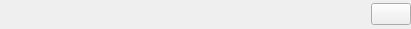
<?xml version="1.0" encoding="UTF-8"?>
<ui version="4.0">
 <class>ObjectInputEdit</class>
 <widget class="QWidget" name="ObjectInputEdit">
  <property name="geometry">
   <rect>
    <x>0</x>
    <y>0</y>
    <width>411</width>
    <height>29</height>
   </rect>
  </property>
  <property name="windowTitle">
   <string>Form</string>
  </property>
  <layout class="QHBoxLayout" name="horizontalLayout" stretch="1,0">
   <property name="leftMargin">
    <number>0</number>
   </property>
   <property name="topMargin">
    <number>0</number>
   </property>
   <property name="rightMargin">
    <number>0</number>
   </property>
   <property name="bottomMargin">
    <number>0</number>
   </property>
   <item>
    <widget class="QLabel" name="label">
     <property name="text">
      <string/>
     </property>
    </widget>
   </item>
   <item>
    <widget class="QPushButton" name="selectPushButton">
     <property name="text">
      <string/>
     </property>
    </widget>
   </item>
  </layout>
 </widget>
 <resources/>
 <connections/>
</ui>
